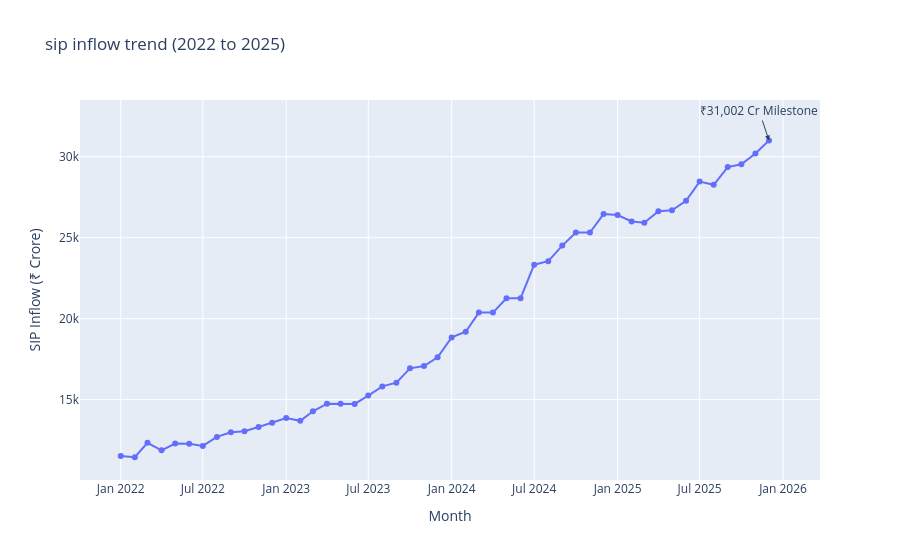

The notebook cell saved with this chart:
### Code cell
SIP_df["month"] = pd.to_datetime(SIP_df["month"])
SIP_df = SIP_df.sort_values("month")

fig = px.line(
    SIP_df,
    x="month",
    y="sip_inflow_crore",
    title="sip inflow trend (2022 to 2025)",
    markers=True
)

milestone = SIP_df[SIP_df["month"] == pd.Timestamp("2025-12-01")]
value = milestone["sip_inflow_crore"].iloc[0]

fig.add_annotation(
    x="2025-12-01",
    y=value,
    text="₹31,002 Cr Milestone",
    showarrow=True,
    arrowhead=2,
    font=dict(size=12))
fig.update_layout(xaxis_title="Month",yaxis_title="SIP Inflow (₹ Crore)")

fig.write_image(REPORT_DIR / "sip_inflow_trend.png", scale=3)

fig.show()

### Figure 1 — Plotly figure (JSON) as saved in the notebook; plotly's stock layout.template omitted (floating-point values rounded to 4 significant figures)
{"data": [{"hovertemplate": "month=%{x}<br>sip_inflow_crore=%{y}<extra></extra>", "legendgroup": "", "line": {"color": "#636efa", "dash": "solid"}, "marker": {"symbol": "circle"}, "mode": "lines+markers", "name": "", "orientation": "v", "showlegend": false, "type": "scatter", "x": ["2022-01-01T00:00:00", "2022-02-01T00:00:00", "2022-03-01T00:00:00", "2022-04-01T00:00:00", "2022-05-01T00:00:00", "2022-06-01T00:00:00", "2022-07-01T00:00:00", "2022-08-01T00:00:00", "2022-09-01T00:00:00", "2022-10-01T00:00:00", "2022-11-01T00:00:00", "2022-12-01T00:00:00", "2023-01-01T00:00:00", "2023-02-01T00:00:00", "2023-03-01T00:00:00", "2023-04-01T00:00:00", "2023-05-01T00:00:00", "2023-06-01T00:00:00", "2023-07-01T00:00:00", "2023-08-01T00:00:00", "2023-09-01T00:00:00", "2023-10-01T00:00:00", "2023-11-01T00:00:00", "2023-12-01T00:00:00", "2024-01-01T00:00:00", "2024-02-01T00:00:00", "2024-03-01T00:00:00", "2024-04-01T00:00:00", "2024-05-01T00:00:00", "2024-06-01T00:00:00", "2024-07-01T00:00:00", "2024-08-01T00:00:00", "2024-09-01T00:00:00", "2024-10-01T00:00:00", "2024-11-01T00:00:00", "2024-12-01T00:00:00", "2025-01-01T00:00:00", "2025-02-01T00:00:00", "2025-03-01T00:00:00", "2025-04-01T00:00:00", "2025-05-01T00:00:00", "2025-06-01T00:00:00", "2025-07-01T00:00:00", "2025-08-01T00:00:00", "2025-09-01T00:00:00", "2025-10-01T00:00:00", "2025-11-01T00:00:00", "2025-12-01T00:00:00"], "xaxis": "x", "y": [11517, 11438, 12328, 11863, 12286, 12276, 12140, 12694, 12976, 13040, 13306, 13573, 13856, 13687, 14276, 14749, 14749, 14734, 15245, 15814, 16042, 16928, 17073, 17610, 18838, 19187, 20371, 20371, 21262, 21262, 23332, 23547, 24509, 25323, 25320, 26459, 26400, 25999, 25926, 26632, 26688, 27274, 28464, 28265, 29361, 29529, 30200, 31002], "yaxis": "y"}], "layout": {"annotations": [{"arrowhead": 2, "font": {"size": 12}, "showarrow": true, "text": "₹31,002 Cr Milestone", "x": "2025-12-01", "y": 31002}], "legend": {"tracegroupgap": 0}, "title": {"text": "sip inflow trend (2022 to 2025)"}, "xaxis": {"anchor": "y", "domain": [0, 1], "title": {"text": "Month"}}, "yaxis": {"anchor": "x", "domain": [0, 1], "title": {"text": "SIP Inflow (₹ Crore)"}}}}
